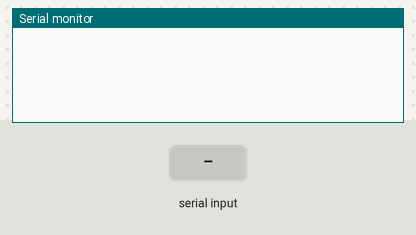
Simulated run of this sketch. Board: Arduino Uno, built with avr-gcc and run on an emulated ATmega328P. Parts: the last lines printed to the serial monitor. The inputs (shaded band) are chosen by the test bench.

Above: at 1.2 s.
1.3 s: "1" received over Serial
At 2.5 s:
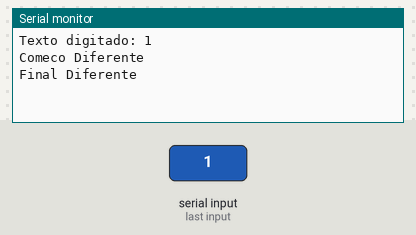
2.8 s: "0" received over Serial
At 3.7 s:
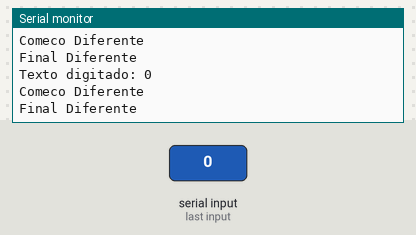
4.3 s: "2" received over Serial
At 4.8 s:
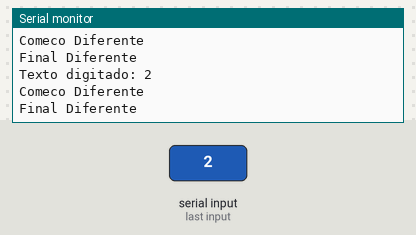

The sketch:

aula_17_String_Parte_1.ino
```cpp
//String nao é uma variavel mas sim uma classe
String textoRecebido = "";
unsigned long delay1 = 0;

void setup() {
  // put your setup code here, to run once:
  Serial.begin(9600);

/* CODIGO 2
  int numero1 = 280;
  float numero2 = 345.8765;
  String texto;

  //texto = String(numero1);
  //texto = String(numero1, BIN);
  //texto = String(numero1, HEX);

  //texto = String(numero2);
  texto = String(numero2, 4);

  Serial.print("Numero convertido: ");
  Serial.println(texto);
*/

/*CONCATENACAO CODIGO 3
  String texto1 = "Brincando";
    String texto2 = " com Ideias";

    //texto1.concat(texto2);
    //texto1 = texto1 + texto2;
    //texto1 += texto2;
    texto1 = texto1 + texto2 + " " + 2016;

    Serial.println(texto1);
    Serial.println(texto2);
    */


}

void loop() {
  // put your main code here, to run repeatedly:
  char caracter;

//verifica se tem informacao no Monitor Serial
  if(Serial.available())
  {//ler um caracter escrito no monitor
    caracter = Serial.read();
    //acumulando os caracter dentro da variavel String
    textoRecebido += caracter;
    //enviando os caracteres para o nosso sketch
    delay1 = millis();
  }

//se o tempo de envio dos caracteres é maior que os 10 mili segundo
//segnifica que ja acabou o texto
  if(((millis()-delay1)>10) && (textoRecebido != ""))
  {
    Serial.print("Texto digitado: ");
    Serial.println(textoRecebido);

    String texto1 = "brincando";
    // Serial.print("Tamanho do texto: ");
    //Serial.println(textoRecebido.length());

    /*if( textoRecebido.equalsIgnoreCase(texto1))
    {
      Serial.println( "IGUAL" );
    }
    else
    {
      Serial.println( "DIFERENTE" );
    }*/

    /*if( textoRecebido >texto1)
    {
      Serial.println( "MAIOR OU IGUAL" );
    }
    else
    {
      Serial.println( "MENOR" );
    }

    textoRecebido = "";*/

    if(texto1.startsWith(textoRecebido))
    {
      Serial.println( "Comeco Igual" );
    }
    else
    {
      Serial.println( "Comeco Diferente" );
    }

    if(texto1.endsWith(textoRecebido))
    {
      Serial.println( "Final Igual" );
    }
    else
    {
      Serial.println( "Final Diferente");
    }

    textoRecebido = "";
  }

}
```

Measured:
- after the input at 1.3 s, the serial monitor: prints a new line at once (image 1)
- after the input at 2.8 s, the serial monitor: prints a new line at once (image 2)
- after the input at 4.3 s, the serial monitor: prints a new line at once (image 3)
